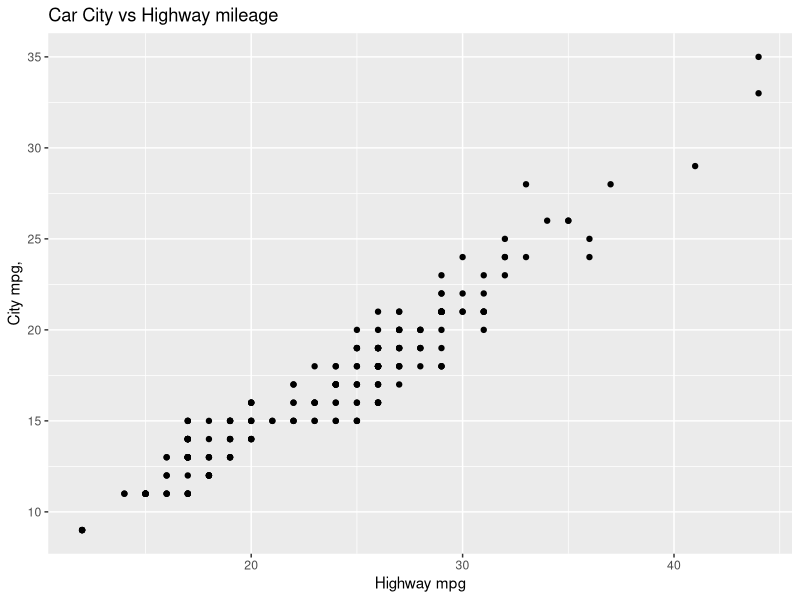
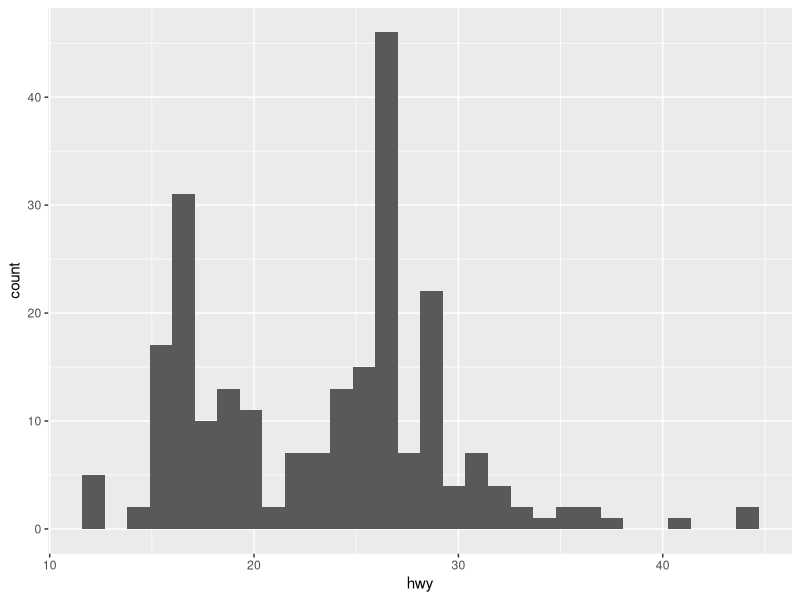
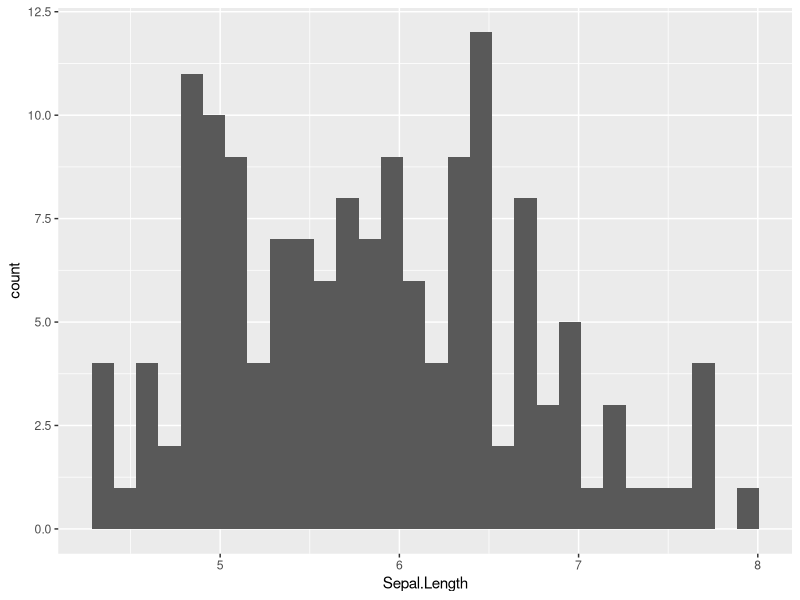
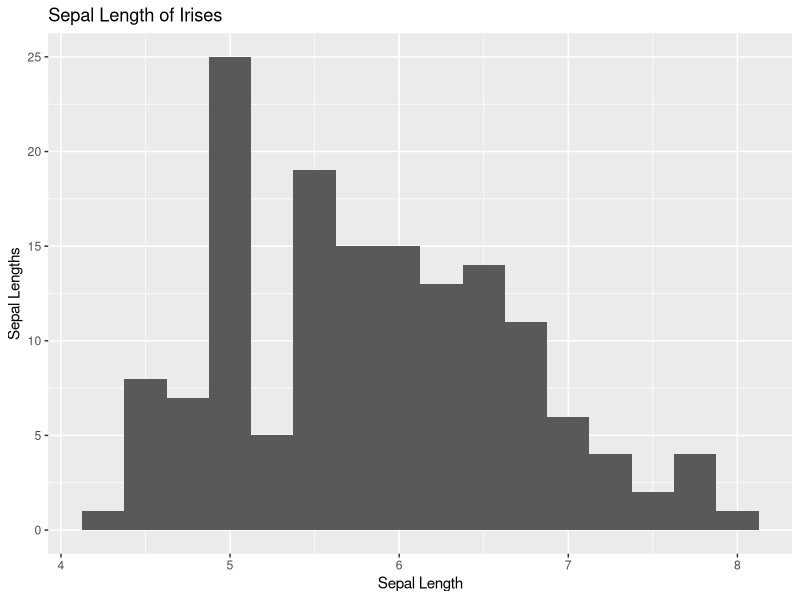
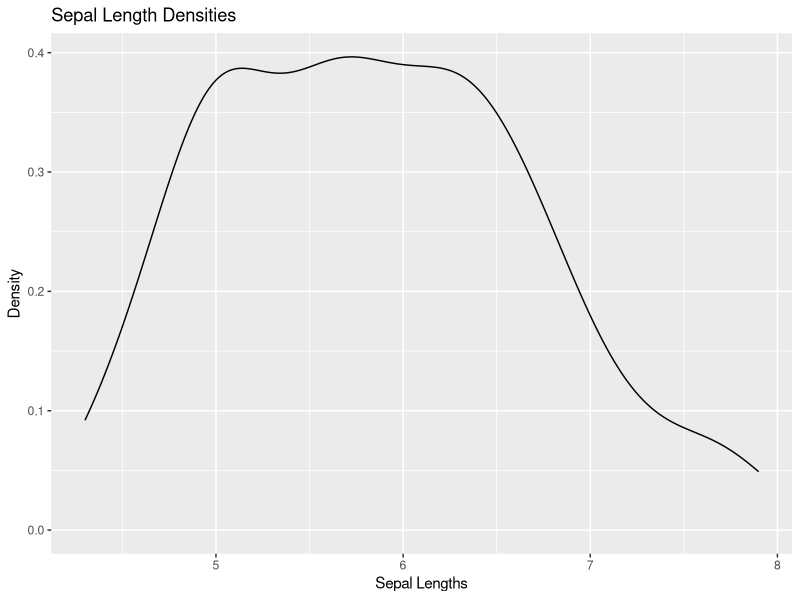
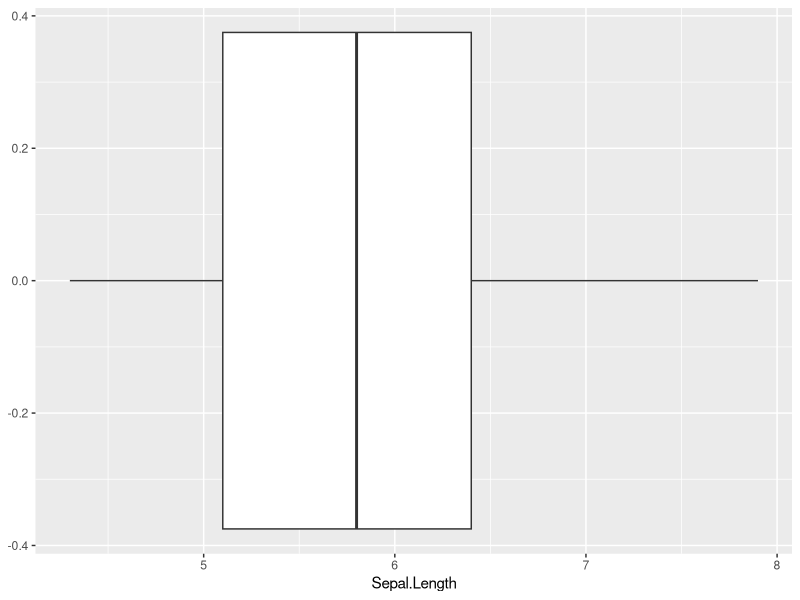
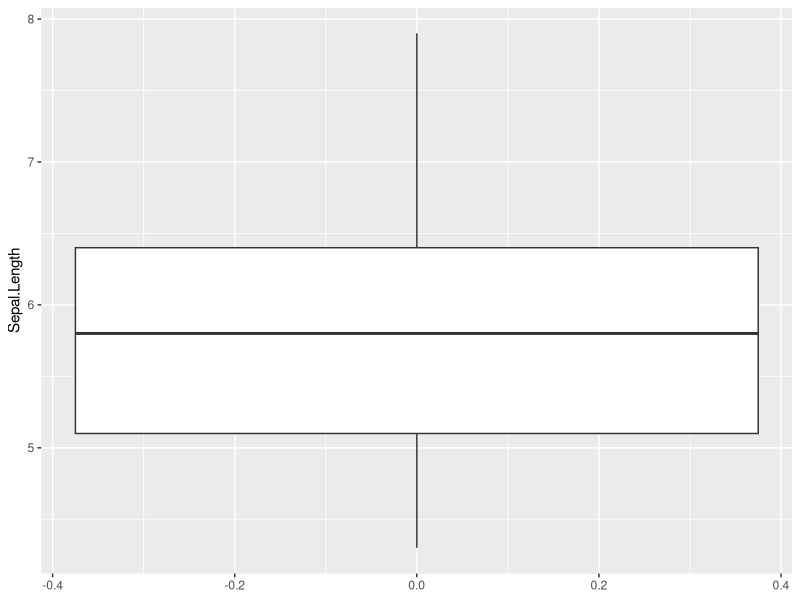
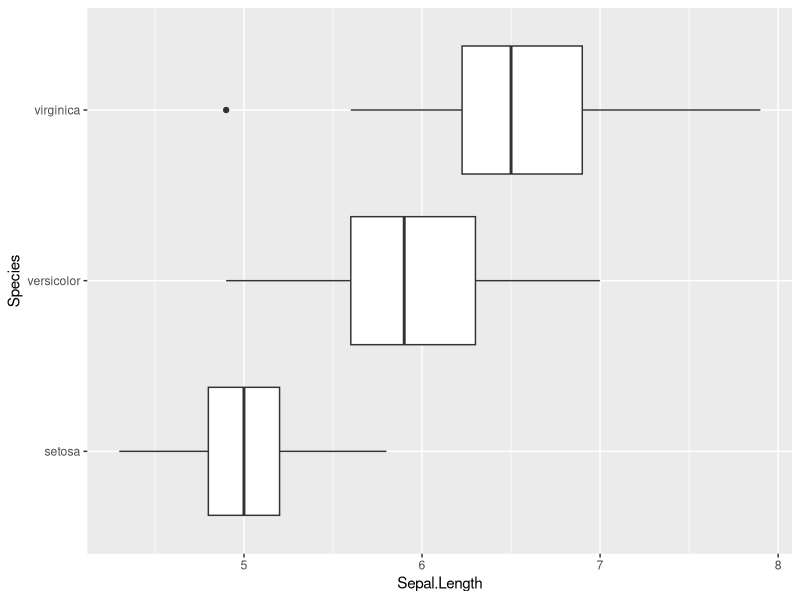

Reproduce these figures in R, in order. (Note: this script raises an error after producing the figures.)
## check a function's or dataset's package
## upper left corner of Help Document func(package)


# install required packages
# install.packages("ggplot2")
    # commented out because we don't want it to install again

# load required packages (required)
library(ggplot2)

?ggplot2 # see: ggplot2.tidyverse.org


## mpg dataset
str(mpg)
?mpg
      # tibble -> tidy table
      # [rows, columns]


ggplot(data = mpg, aes(x = hwy, y = cty)) +
    geom_point() + #adds points & "geometry"
    labs(x = "Highway mpg",
         y = "City mpg,",
         title = "Car City vs Highway mileage")

#### HISTOGRAMS

ggplot(data = mpg, aes(x = hwy)) +
    geom_histogram()

ggplot(data = iris, aes(x = Sepal.Length)) +
    geom_histogram(bins = 30)
    # default num of bins is 30 (num of sections)

ggplot(data = iris, aes(x = Sepal.Length)) +
    geom_histogram(binwidth = 0.25) +
    labs(x = "Sepal Length",
         y = "Sepal Lengths",
         title = "Sepal Length of Irises")
    # changing binwidth - a range of data of 0.25, how many flowers are in that range?


#### DENSITY GRAPHS
ggplot(data = iris, aes(x = Sepal.Length)) +
    geom_density() +
    labs(x = "Sepal Lengths",
         y = "Density",
         title = "Sepal Length Densities")


#### BOXPLOTS
ggplot(data = iris, aes(x = Sepal.Length)) +
    geom_boxplot()
    # horizontal plot

ggplot(data = iris, aes(y = Sepal.Length)) +
    geom_boxplot()
    # vertical plot

ggplot(data = iris, aes(x = Sepal.Length, y = Species)) +
    geom_boxplot()
    # breaks sepal lengths into three species categories


#### VIOLIN PLOT  
ggplot(data = iris, aes(x = Species, y = Sepal.Length)) +
    geom_violin() +
    labs(title = "Distribution  of Sepal Lengths by Species")
    # without layered boxplot

ggplot(data = iris, aes(x = Species, y = Sepal.Length)) +
  geom_violin() + geom_boxplot(width = 0.2)
  labs(title = "Distribution  of Sepal Lengths by Species")
  # with layered boxplot

  
  
#### COLORS
  ggplot(data = iris, aes(x = Species, y = Sepal.Length)) +
    geom_violin(color = "aquamarine", fill = "grey") + geom_boxplot(width = 0.2)
labs(title = "Distribution  of Sepal Lengths by Species")


#### BARPLOTS
ggplot(data = iris, aes(x = Species, y = Sepal.Length)) +
    geom_bar(color = "magenta", fill = "pink", stat = "summary",
             fun = mean) +
    labs(y = "Sepal Length Mean",
         title = "The Mean of Spepal Lenghts by Species")


#### COLORS BASED ON DATA
ggplot(data = iris, aes(x = Species, y = Sepal.Length, fill = Species)) +
    geom_bar(stat = "summary",
            fun = mean)

ggplot(data = iris, aes(x = Species, y = Sepal.Length)) +
    geom_violin(aes(fill = Species)) + geom_boxplot(width = 0.2)
    labs(title = "Distribution  of Sepal Lengths by Species")


#### SCATTERPLOTS
ggplot(data = iris, aes(x = Sepal.Length, y = Sepal.Width)) +
    geom_point()
    # 2 numerics

ggplot(data = iris, aes(x = Species, y = Sepal.Length)) +
    geom_point()
    # numeric + categorical (not the best)
    # tells us min, max, gaps, but we don't know what is overlapping

ggplot(data = iris, aes(x = Species, y = Sepal.Length)) +
    geom_jitter(width = 0.25)
    # "jitters" the points and gives it random x values to better show the data

#### LINE PLOTS
ggplot(data = iris, aes(x = Sepal.Length, y = Sepal.Width)) +
    geom_point() + geom_line()
    # this is what happens without stat = "summary" -> you probably don't want this

ggplot(data = iris, aes(x = Sepal.Length, y = Sepal.Width)) +
    geom_line(stat = "summary",
              fun = mean) +
    labs(title = "Mean of Sepal Width by Sepal Length")


#### EXTRA
ggplot(data = iris, aes(x = Sepal.Length, y = Sepal.Width)) +
    geom_smooth() + geom_point()
    # smooth with standard deviation + spread

ggplot(data = iris, aes(x = Sepal.Length, y = Sepal.Width)) +
  geom_smooth(se = F) + geom_point()
    # smooth without spread


#### THEMES
# themes_minimal(), classic(), etc
ggplot(data = iris, aes(x = Sepal.Length, y = Sepal.Width)) +
    geom_point(aes(color= Species)) +
    scale_color_manual(values = c("violet", "cyan", "yellow"))



#### FACTORS
# wrapping objects in factor allows coloring and etc.
mpg$year <- as.factor(mpg$year)

# reordering variable levels
iris$Species <- factor(iris$Species, levels)



##### na.rm = T to omit na values
